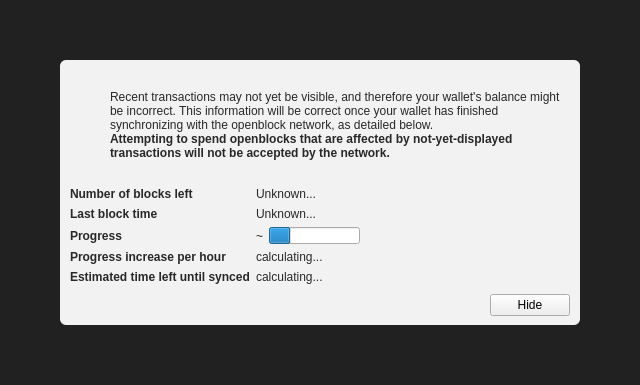
<?xml version="1.0" encoding="UTF-8"?>
<ui version="4.0">
 <class>ModalOverlay</class>
 <widget class="ModalOverlay" name="ModalOverlay">
  <property name="geometry">
   <rect>
    <x>0</x>
    <y>0</y>
    <width>640</width>
    <height>385</height>
   </rect>
  </property>
  <property name="windowTitle">
   <string>Form</string>
  </property>
  <layout class="QVBoxLayout" name="verticalLayout" stretch="0">
   <property name="sizeConstraint">
    <enum>QLayout::SetDefaultConstraint</enum>
   </property>
   <property name="leftMargin">
    <number>0</number>
   </property>
   <property name="topMargin">
    <number>0</number>
   </property>
   <property name="rightMargin">
    <number>0</number>
   </property>
   <property name="bottomMargin">
    <number>0</number>
   </property>
   <item>
    <widget class="QWidget" name="bgWidget" native="true">
     <property name="styleSheet">
      <string notr="true">#bgWidget { background: rgba(0,0,0,220); }</string>
     </property>
     <layout class="QVBoxLayout" name="verticalLayoutMain" stretch="1">
      <property name="leftMargin">
       <number>60</number>
      </property>
      <property name="topMargin">
       <number>60</number>
      </property>
      <property name="rightMargin">
       <number>60</number>
      </property>
      <property name="bottomMargin">
       <number>60</number>
      </property>
      <item>
       <widget class="QWidget" name="contentWidget" native="true">
        <property name="styleSheet">
         <string notr="true">#contentWidget { background: rgba(255,255,255,240); border-radius: 6px; }

QLabel { color: rgb(40,40,40);  }</string>
        </property>
        <layout class="QVBoxLayout" name="verticalLayoutSub" stretch="1,0,0,0">
         <property name="spacing">
          <number>0</number>
         </property>
         <property name="leftMargin">
          <number>10</number>
         </property>
         <property name="topMargin">
          <number>10</number>
         </property>
         <property name="rightMargin">
          <number>10</number>
         </property>
         <property name="bottomMargin">
          <number>10</number>
         </property>
         <item>
          <layout class="QHBoxLayout" name="horizontalLayoutIconText" stretch="0,1">
           <property name="topMargin">
            <number>20</number>
           </property>
           <item>
            <layout class="QVBoxLayout" name="verticalLayoutIcon">
             <property name="leftMargin">
              <number>0</number>
             </property>
             <item>
              <widget class="QPushButton" name="warningIcon">
               <property name="enabled">
                <bool>false</bool>
               </property>
               <property name="text">
                <string/>
               </property>
               <property name="icon">
                <iconset>
                 <normaloff>:/icons/warning</normaloff>
                 <disabledoff>:/icons/warning</disabledoff>:/icons/warning</iconset>
               </property>
               <property name="iconSize">
                <size>
                 <width>48</width>
                 <height>48</height>
                </size>
               </property>
               <property name="flat">
                <bool>true</bool>
               </property>
              </widget>
             </item>
             <item>
              <spacer name="verticalSpacerWarningIcon">
               <property name="orientation">
                <enum>Qt::Vertical</enum>
               </property>
               <property name="sizeHint" stdset="0">
                <size>
                 <width>20</width>
                 <height>40</height>
                </size>
               </property>
              </spacer>
             </item>
            </layout>
           </item>
           <item>
            <layout class="QVBoxLayout" name="verticalLayoutInfoText">
             <property name="leftMargin">
              <number>0</number>
             </property>
             <property name="topMargin">
              <number>0</number>
             </property>
             <item>
              <widget class="QLabel" name="infoText">
               <property name="text">
                <string>Recent transactions may not yet be visible, and therefore your wallet's balance might be incorrect. This information will be correct once your wallet has finished synchronizing with the openblock network, as detailed below.</string>
               </property>
               <property name="textFormat">
                <enum>Qt::RichText</enum>
               </property>
               <property name="wordWrap">
                <bool>true</bool>
               </property>
              </widget>
             </item>
             <item>
              <widget class="QLabel" name="infoTextStrong">
               <property name="font">
                <font>
                 <weight>75</weight>
                 <bold>true</bold>
                </font>
               </property>
               <property name="text">
                <string>Attempting to spend openblocks that are affected by not-yet-displayed transactions will not be accepted by the network.</string>
               </property>
               <property name="textFormat">
                <enum>Qt::RichText</enum>
               </property>
               <property name="wordWrap">
                <bool>true</bool>
               </property>
              </widget>
             </item>
             <item>
              <spacer name="verticalSpacerInTextSpace">
               <property name="orientation">
                <enum>Qt::Vertical</enum>
               </property>
               <property name="sizeHint" stdset="0">
                <size>
                 <width>20</width>
                 <height>40</height>
                </size>
               </property>
              </spacer>
             </item>
            </layout>
           </item>
          </layout>
         </item>
         <item>
          <spacer name="verticalSpacerAfterText">
           <property name="orientation">
            <enum>Qt::Vertical</enum>
           </property>
           <property name="sizeHint" stdset="0">
            <size>
             <width>20</width>
             <height>40</height>
            </size>
           </property>
          </spacer>
         </item>
         <item>
          <layout class="QFormLayout" name="formLayout">
           <property name="fieldGrowthPolicy">
            <enum>QFormLayout::FieldsStayAtSizeHint</enum>
           </property>
           <property name="horizontalSpacing">
            <number>6</number>
           </property>
           <property name="verticalSpacing">
            <number>6</number>
           </property>
           <property name="topMargin">
            <number>10</number>
           </property>
           <item row="0" column="0">
            <widget class="QLabel" name="labelNumberOfBlocksLeft">
             <property name="font">
              <font>
               <weight>75</weight>
               <bold>true</bold>
              </font>
             </property>
             <property name="text">
              <string>Number of blocks left</string>
             </property>
            </widget>
           </item>
           <item row="0" column="1">
            <widget class="QLabel" name="numberOfBlocksLeft">
             <property name="text">
              <string>Unknown...</string>
             </property>
            </widget>
           </item>
           <item row="1" column="0">
            <widget class="QLabel" name="labelLastBlockTime">
             <property name="font">
              <font>
               <weight>75</weight>
               <bold>true</bold>
              </font>
             </property>
             <property name="text">
              <string>Last block time</string>
             </property>
            </widget>
           </item>
           <item row="1" column="1">
            <widget class="QLabel" name="newestBlockDate">
             <property name="sizePolicy">
              <sizepolicy hsizetype="Maximum" vsizetype="Preferred">
               <horstretch>0</horstretch>
               <verstretch>0</verstretch>
              </sizepolicy>
             </property>
             <property name="text">
              <string>Unknown...</string>
             </property>
            </widget>
           </item>
           <item row="2" column="0">
            <widget class="QLabel" name="labelSyncDone">
             <property name="font">
              <font>
               <weight>75</weight>
               <bold>true</bold>
              </font>
             </property>
             <property name="text">
              <string>Progress</string>
             </property>
            </widget>
           </item>
           <item row="2" column="1">
            <layout class="QHBoxLayout" name="horizontalLayoutSync" stretch="0,1">
             <item>
              <widget class="QLabel" name="percentageProgress">
               <property name="text">
                <string notr="true">~</string>
               </property>
              </widget>
             </item>
             <item>
              <widget class="QProgressBar" name="progressBar">
               <property name="value">
                <number>24</number>
               </property>
               <property name="format">
                <string/>
               </property>
              </widget>
             </item>
            </layout>
           </item>
           <item row="4" column="0">
            <widget class="QLabel" name="labelProgressIncrease">
             <property name="font">
              <font>
               <weight>75</weight>
               <bold>true</bold>
              </font>
             </property>
             <property name="text">
              <string>Progress increase per hour</string>
             </property>
            </widget>
           </item>
           <item row="4" column="1">
            <widget class="QLabel" name="progressIncreasePerH">
             <property name="text">
              <string>calculating...</string>
             </property>
            </widget>
           </item>
           <item row="5" column="0">
            <widget class="QLabel" name="labelEstimatedTimeLeft">
             <property name="font">
              <font>
               <weight>75</weight>
               <bold>true</bold>
              </font>
             </property>
             <property name="text">
              <string>Estimated time left until synced</string>
             </property>
            </widget>
           </item>
           <item row="5" column="1">
            <widget class="QLabel" name="expectedTimeLeft">
             <property name="text">
              <string>calculating...</string>
             </property>
            </widget>
           </item>
          </layout>
         </item>
         <item>
          <layout class="QHBoxLayout" name="horizontalLayoutButtons">
           <property name="leftMargin">
            <number>10</number>
           </property>
           <property name="topMargin">
            <number>10</number>
           </property>
           <item>
            <spacer name="horizontalSpacer">
             <property name="orientation">
              <enum>Qt::Horizontal</enum>
             </property>
             <property name="sizeHint" stdset="0">
              <size>
               <width>40</width>
               <height>20</height>
              </size>
             </property>
            </spacer>
           </item>
           <item>
            <widget class="QPushButton" name="closeButton">
             <property name="text">
              <string>Hide</string>
             </property>
            </widget>
           </item>
          </layout>
         </item>
        </layout>
       </widget>
      </item>
     </layout>
    </widget>
   </item>
  </layout>
 </widget>
 <customwidgets>
  <customwidget>
   <class>ModalOverlay</class>
   <extends>QWidget</extends>
   <header>modaloverlay.h</header>
   <container>1</container>
  </customwidget>
 </customwidgets>
 <resources/>
 <connections/>
</ui>
